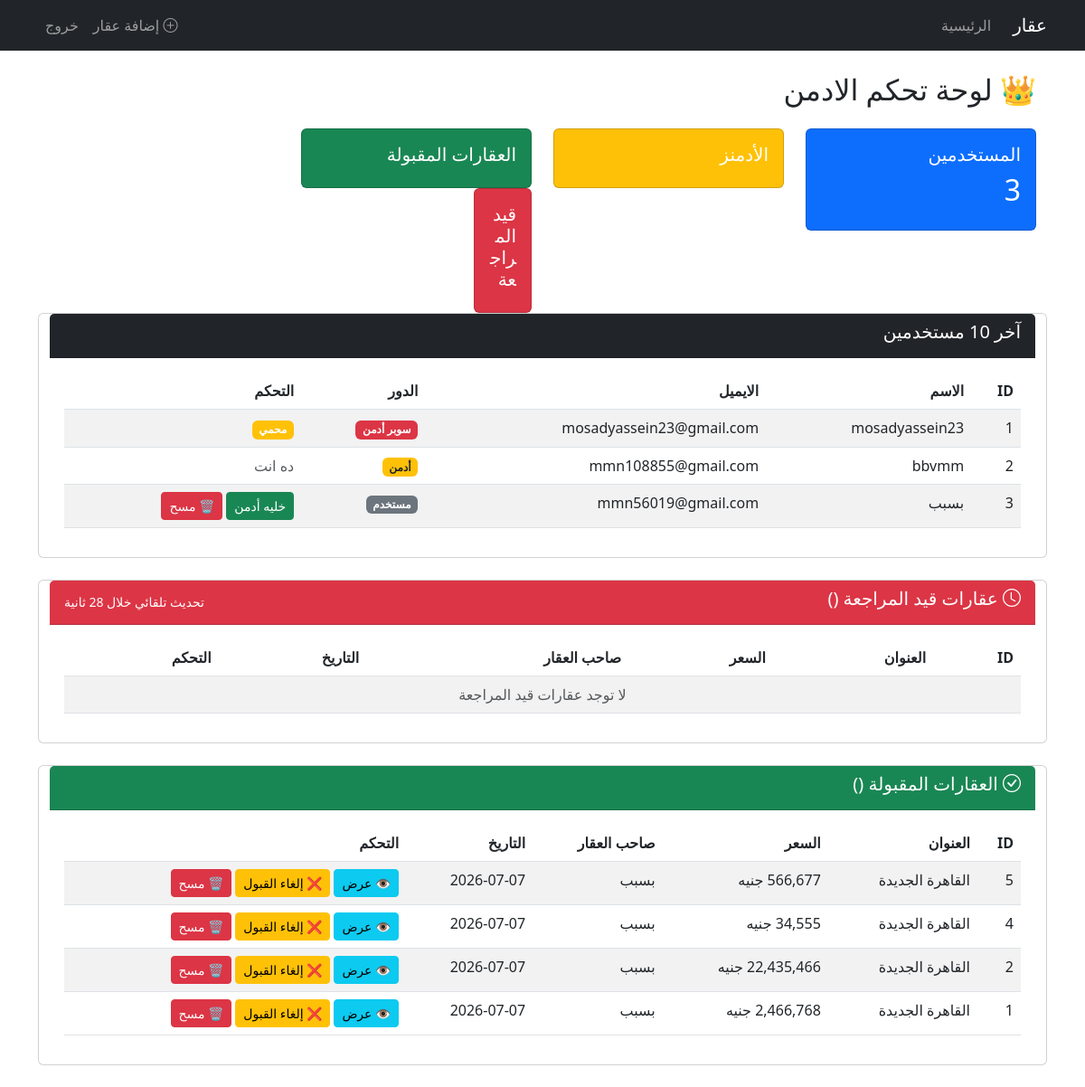
The app's page /admin (signed in) with its own data.
### app/models.py (models this page shows, shortened)
class User(db.Model, UserMixin):  # ← شيلت _tablename_
    id = db.Column(db.Integer, primary_key=True)
    username = db.Column(db.String(20), unique=True, nullable=False)
    email = db.Column(db.String(120), unique=True, nullable=False)
    password = db.Column(db.String(60), nullable=False)
    role = db.Column(db.String(20), nullable=False, default='user')
    properties = db.relationship('Property', backref='author', lazy=True, cascade="all, delete-orphan")

class Property(db.Model):  # ← شيلت _tablename_
    id = db.Column(db.Integer, primary_key=True)
    title = db.Column(db.String(100), nullable=False)
    price = db.Column(db.Integer, nullable=False)
    description = db.Column(db.Text, nullable=False)
    location = db.Column(db.String(100), nullable=False)
    type = db.Column(db.String(20), nullable=False)
    property_type = db.Column(db.String(50), nullable=False)
    is_approved = db.Column(db.Boolean, default=False, nullable=False)
    user_id = db.Column(db.Integer, db.ForeignKey('user.id'), nullable=False)  # ← غيرت 'users.id' لـ 'user.id'
    date_posted = db.Column(db.DateTime, nullable=False, default=datetime.utcnow)
    images = db.relationship('PropertyImage', backref='property', lazy=True, cascade="all, delete-orphan")

### app/routes.py (the view)
@main.route('/admin')
@login_required
@admin_required
def admin_dashboard():
    users = User.query.all()
    properties = Property.query.all()  # لو اسم الموديل مختلف قولي
    total_users = User.query.count()
    total_properties = Property.query.count()
    properties = Property.query.order_by(Property.id.desc()).all()
    return render_template('admin/dashboard.html',
                         users=users,
                         properties=properties,
                         total_users=total_users,
                         total_properties=total_properties)

### app/__init__.py (called while the page is built)
@login_manager.user_loader
def load_user(user_id):
    return models.User.query.get(int(user_id))

### app/routes.py (called while the page is built)
def admin_required(f):
    @wraps(f)
    def decorated_function(*args, **kwargs):
        if not current_user.is_authenticated:
            flash('يجب تسجيل الدخول أولاً', 'danger')
            return redirect(url_for('main.login'))
        if current_user.role not in ['admin', 'super_admin']:
            flash('لازم تكون ادمن عشان تدخل الصفحة دي', 'danger')
            return redirect(url_for('main.home'))  # ← غير main.index لـ main.home
        return f(*args, **kwargs)
    return decorated_function

### app/templates/admin/dashboard.html (shortened to what this page needs)
{% extends "base.html" %}
{% block content %}
<div class="container-fluid mt-4">
    <h2 class="mb-4">👑 لوحة تحكم الادمن</h2>
    <div class="row mb-4">
        <div class="col-md-3">
            <div class="card text-white bg-primary">
                <div class="card-body">
                    <h5 class="card-title">المستخدمين</h5>
                    <h2>{{ total_users }}</h2>
                </div>
            </div>
        </div>
        <div class="col-md-3">
            <div class="card text-white bg-warning">
                <div class="card-body">
                    <h5 class="card-title">الأدمنز</h5>
                </div>
            </div>
        </div>
        <div class="col-md-3">
            <div class="card text-white bg-success">
                <div class="card-body">
                    <h5 class="card-title">العقارات المقبولة</h5>
                </div>
            </div>
        <div class="col-md-3">
            <div class="card text-white bg-danger">
                <div class="card-body">
                    <h5 class="card-title">قيد المراجعة</h5>
                </div>
            </div>
        </div>
    </div>
    <div class="card mb-4">
        <div class="card-header bg-dark text-white">
            <h5>آخر 10 مستخدمين</h5>
        </div>
        <div class="card-body">
            <table class="table table-striped">
                <thead>
                    <tr>
                        <th>ID</th>
                        <th>الاسم</th>
                        <th>الايميل</th>
                        <th>الدور</th>
                        <th>التحكم</th>
                    </tr>
                </thead>
                <tbody>
                    {% for user in users %}
                    <tr>
                        <td>{{ user.id }}</td>
                        <td>{{ user.username }}</td>
                        <td>{{ user.email }}</td>
                        <td>
                            {% if user.role == 'super_admin' %}
                                <span class="badge bg-danger">سوبر أدمن</span>
                            {% elif user.role == 'admin' %}
                                <span class="badge bg-warning text-dark">أدمن</span>
                            {% else %}
                                <span class="badge bg-secondary">مستخدم</span>
                            {% endif %}
                        </td>
                        <td>
                            {% if user.id != current_user.id %}
                                {% if user.role != 'super_admin' %}
                                <form method="POST" action="{{ url_for('main.toggle_admin', user_id=user.id) }}" style="display:inline;">
                                    <button type="submit" class="btn btn-sm {% if user.role == 'admin' %}btn-danger{% else %}btn-success{% endif %}">
                                        {% if user.role == 'admin' %}شيل أدمن{% else %}خليه أدمن{% endif %}
                                    </button>
                                </form>
                                <form method="POST" action="{{ url_for('main.delete_user', user_id=user.id) }}" style="display:inline;">
                                    <button type="submit" class="btn btn-sm btn-danger" onclick="return confirm('متأكد عايز تمسح المستخدم؟')">
                                        🗑️ مسح
                                    </button>
                                </form>
                                {% else %}
                                <span class="badge bg-warning">محمي</span>
                                {% endif %}
                            {% else %}
                                <span class="text-muted">ده انت</span>
                            {% endif %}
                        </td>
                    </tr>
                    {% endfor %}
                </tbody>
            </table>
        </div>
    </div>
    <div class="card mb-4">
        <div class="card-header bg-danger text-white d-flex justify-content-between align-items-center">
            <h5><i class="bi bi-clock"></i> عقارات قيد المراجعة ()</h5>
            <small id="refresh-timer">تحديث تلقائي خلال 30 ثانية</small>
        </div>
        <div class="card-body">
            <div id="pending-properties-list"
                 hx-get="{{ url_for('main.admin_properties_partial') }}"
                 hx-trigger="load, every 30s"
                 hx-swap="innerHTML">
                <table class="table table-striped">
                    <thead>
                        <tr>
                            <th>ID</th>
                            <th>العنوان</th>
                            <th>السعر</th>
                            <th>صاحب العقار</th>
                            <th>التاريخ</th>
                            <th>التحكم</th>
                        </tr>
                    </thead>
                    <tbody>
                        {% for prop in properties if not prop.is_approved %}
                        <tr>
                            <td>{{ prop.id }}</td>
                            <td>{{ prop.title }}</td>
                            <td>{{ "{:,.0f}".format(prop.price) }} جنيه</td>
                            <td>{{ prop.author.username }}</td>
                            <td>{{ prop.date_posted.strftime('%Y-%m-%d') }}</td>
                            <td>
                                <a href="{{ url_for('main.property_detail', property_id=prop.id) }}" class="btn btn-sm btn-info">👁️ عرض</a>
                                <form method="POST" action="{{ url_for('main.approve_property', property_id=prop.id) }}" style="display:inline;">
                                    <button type="submit" class="btn btn-sm btn-success">
                                        ✅ موافقة
                                    </button>
                                </form>
                                <form method="POST" action="{{ url_for('main.delete_property', property_id=prop.id) }}" style="display:inline;">
                                    <button type="submit" class="btn btn-sm btn-danger" onclick="return confirm('متأكد عايز تمسح العقار؟')">
                                        🗑️ رفض ومسح
                                    </button>
                                </form>
                            </td>
                        </tr>
                        {% else %}
                        <tr>
                            <td colspan="6" class="text-center text-muted">لا توجد عقارات قيد المراجعة</td>
                        </tr>
                        {% endfor %}
                    </tbody>
                </table>
            </div>
        </div>
    </div>
    <div class="card">
        <div class="card-header bg-success text-white">
            <h5><i class="bi bi-check-circle"></i> العقارات المقبولة ({{ approved_properties }})</h5>
        </div>
        <div class="card-body">
            <table class="table table-striped">
                <thead>
                    <tr>
                        <th>ID</th>
                        <th>العنوان</th>
                        <th>السعر</th>
                        <th>صاحب العقار</th>
                        <th>التاريخ</th>
                        <th>التحكم</th>
                    </tr>
                </thead>
                <tbody>
                    {% for prop in properties if prop.is_approved %}
                    <tr>
                        <td>{{ prop.id }}</td>
                        <td>{{ prop.title }}</td>
                        <td>{{ "{:,.0f}".format(prop.price) }} جنيه</td>
                        <td>{{ prop.author.username }}</td>
                        <td>{{ prop.date_posted.strftime('%Y-%m-%d') }}</td>
                        <td>
                            <a href="{{ url_for('main.property_detail', property_id=prop.id) }}" class="btn btn-sm btn-info">👁️ عرض</a>
                            <form method="POST" action="{{ url_for('main.approve_property', property_id=prop.id) }}" style="display:inline;">
                                <button type="submit" class="btn btn-sm btn-warning">
                                    ❌ إلغاء القبول
                                </button>
                            </form>
                            <form method="POST" action="{{ url_for('main.delete_property', property_id=prop.id) }}" style="display:inline;">
                                <button type="submit" class="btn btn-sm btn-danger" onclick="return confirm('متأكد عايز تمسح العقار؟')">
                                    🗑️ مسح
                                </button>
                            </form>
                        </td>
                    </tr>
                    {% else %}
                    <tr>
                        <td colspan="6" class="text-center text-muted">لا توجد عقارات مقبولة حتى الآن</td>
                    </tr>
                    {% endfor %}
                </tbody>
            </table>
        </div>
    </div>
</div>
{% endblock %}

### records on screen
User: id "1", username "mosadyassein23", email "mosadyassein23@gmail.com", role "سوبر أدمن"
User: id "2", username "bbvmm", email "mmn108855@gmail.com", role "أدمن", shows "ده انت"
User: id "3", username "بسبب", email "mmn56019@gmail.com", role "مستخدم"
Property: id "5", title "القاهرة الجديدة", author.username "بسبب", date_posted "2026-07-07"
Property: id "4", title "القاهرة الجديدة", author.username "بسبب", date_posted "2026-07-07"
Property: id "2", title "القاهرة الجديدة", price "22,435,466", author.username "بسبب", date_posted "2026-07-07"
Property: id "1", title "القاهرة الجديدة", author.username "بسبب", date_posted "2026-07-07"

### other values on screen
{{ total_users }} "3"
